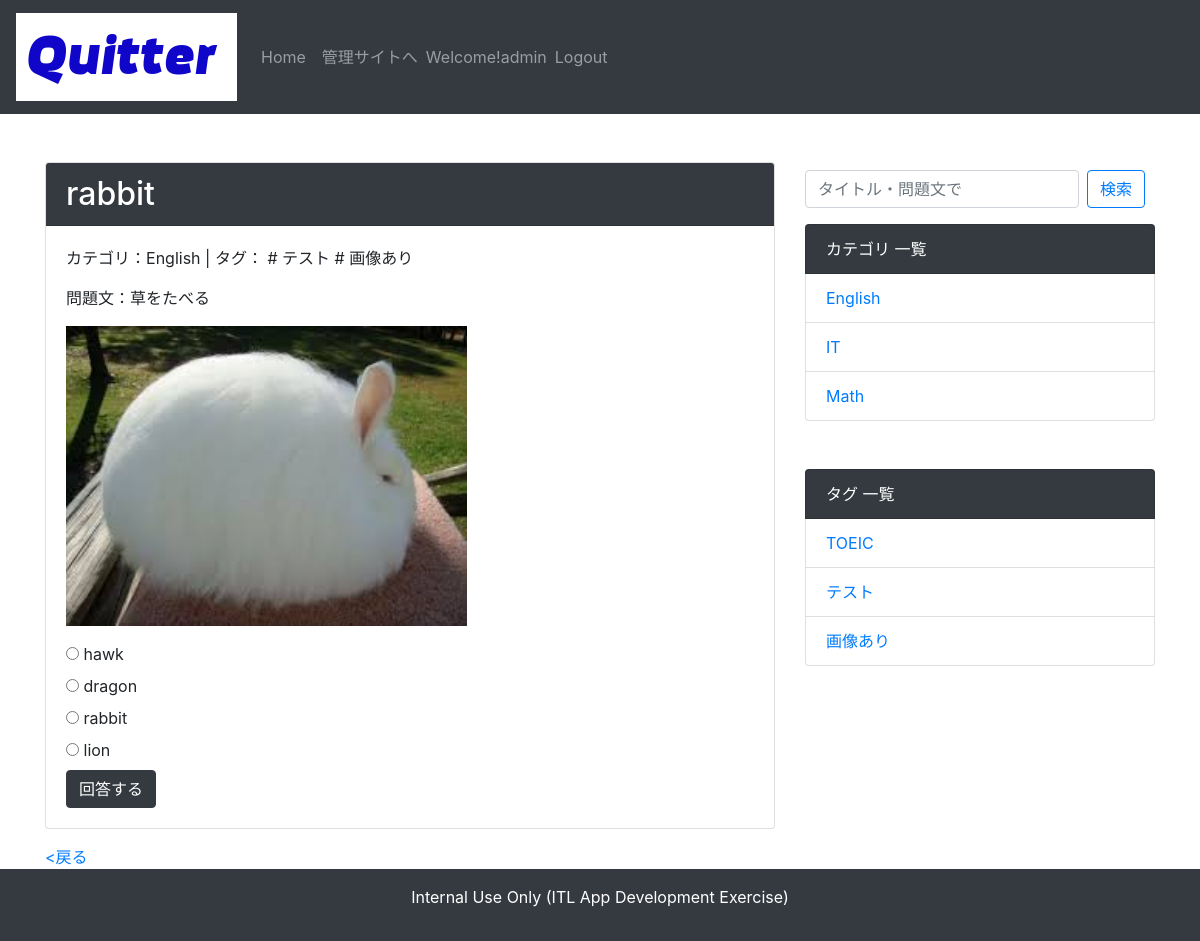
The page /quiz/detail/2 (signed in) on the database its author committed.
### account/models.py (models this page shows)
class User(AbstractUser):
    pass

### quiz/models.py (models this page shows, shortened)
class Quiz(models.Model):
    QUIZ_CHOICES = (
        ('a', 'a'), ('b', 'b'), ('c', 'c'), ('d', 'd')
        )
    author = models.ForeignKey(User,verbose_name='作成者',on_delete=models.CASCADE)
    title = models.CharField('タイトル', max_length=255)
    text = models.TextField('問題文')
    image = models.ImageField('画像', upload_to='img', blank=True, null=True)
    category = models.ForeignKey(Category, verbose_name='カテゴリ', blank=True, on_delete=models.PROTECT)
    tag = models.ManyToManyField(Tag, verbose_name='タグ', blank=True)
    choice_a = models.CharField('選択肢a', max_length=255)
    choice_b = models.CharField('選択肢b', max_length=255)
    choice_c = models.CharField('選択肢c', max_length=255)
    choice_d = models.CharField('選択肢d', max_length=255)
    correct_answer = models.CharField('正解', choices=QUIZ_CHOICES, max_length=1)
    explanation = models.TextField('解説', blank=True)
    created_at = models.DateTimeField('問題更新日', default=timezone.now)

class Category(models.Model):
    name = models.CharField('カテゴリ名', max_length=255)
    def __str__(self):
        return self.name

class Tag(models.Model):
    name = models.CharField('タグ名', max_length=255)
    def __str__(self):
        return self.name

### quiz/views.py (the view)
# urls.py: path('detail/<int:quiz_pk>', views.detail, name='detail'),
@login_required
def detail(request, quiz_pk):
    quiz = get_object_or_404(Quiz, pk=quiz_pk)
    context = {'quiz': quiz}
    return render(request, 'quiz/detail.html', context)

### quiz/context_processors.py (called while the page is built)
def common(request):
    context = {
        'category_list':Category.objects.all(),
        'tag_list':Tag.objects.all()
    }
    return context

### templates/quiz/detail.html (shortened to what this page needs)
{% extends 'base.html' %}
{% load static %}
{% block content %}
<div class="card mb-3">
<h2 class="card-header bg-dark text-white">{{quiz.title}}</h2>
    <div class="card-body">
        <p>カテゴリ：{{ quiz.category }} | タグ：{% for tag in quiz.tag.all %} # {{ tag }}{% endfor %}</p>
        <p>問題文：{{ quiz.text|linebreaksbr }}</p>
        {% if quiz.image %}<p><img src="{{ quiz.image.url }}" height=300></p>{% endif %}
        <form action="{% url 'quiz:answer' quiz.pk %}" method="post">{% csrf_token %}
            <input type="radio" name="selected" id="choice_a" value="a">
            <label for="choice_a">{{ quiz.choice_a }}</label><br>
            <input type="radio" name="selected" id="choice_b" value="b">
            <label for="choice_b">{{ quiz.choice_b }}</label><br>
            <input type="radio" name="selected" id="choice_c" value="c">
            <label for="choice_c">{{ quiz.choice_c }}</label><br>
            <input type="radio" name="selected" id="choice_d" value="d">
            <label for="choice_d">{{ quiz.choice_d }}</label><br>
            <button type="submit" class='btn btn-dark'>回答する</button>
        </form>
    </div>
</div>
<div>
    <a href="JavaScript:history.back()">&lt;戻る</a>
</div>
{% endblock content %}

### templates/base.html (shortened to what this page needs)
<!doctype html>
{% load static %}
<html lang="ja">
<head>
    <link rel="stylesheet" href="https://stackpath.bootstrapcdn.com/bootstrap/4.5.0/css/bootstrap.min.css">
</head>
<body>
    <nav class="navbar navbar-expand-lg navbar-dark bg-dark">
        <a class="navbar-brand" href="{% url 'quiz:index' %}">
            <img src="{% static 'img/quitter.png' %}" alt="logo">
        </a>
        <div class="collapse navbar-collapse justify-content-end" id="navbarSupportedContent">
            <ul class="navbar-nav mr-auto">
                <li class="nav-item">
                    <a class="nav-link" href="{% url 'quiz:index' %}">Home</a>
                </li>
                {% if user.is_superuser %}
                <li class="nav-item">
                    <a class="nav-link" href="{% url 'admin:index' %}">管理サイトへ</a>
                </li>
                {% endif %}
                {% if user.is_authenticated %}
                <li class="nav-item">
                    <span class="navbar-text">Welcome!{{ user }}</span>
                </li>
                <li class="nav-item">
                    <a class="logout nav-link" href="{% url 'account:logout' %}">Logout</a>
                </li>
                {% endif %}
            </ul>
        </div>
    </nav>
<div class="container mt-5">
    <div class="row">
        <div class="col-md-8">
        {% block content %}
        {% endblock content %}
        </div>
        <div class="col-md-4">
            <ul class="list-group mt-2 mb-3">
                <form class="form-inline my-2 my-lg-0" method="GET" action="{% url 'quiz:list' %}">
                    <input class="form-control mr-sm-2" type="text" placeholder="タイトル・問題文で" aria-label="Search" name="keyword">
                    <button class="btn btn-outline-primary my-2 my-sm-0" type="submit">検索</button>
                </form>
            </ul>
            <ul class="list-group mb-5">
                <li class="list-group-item bg-dark text-white">カテゴリ 一覧</li>
                {% for category in category_list %}
                    <li class="list-group-item"><a href="{% url 'quiz:category' category.pk %}">{{ category }}</a></li>
                {% endfor %}
            </ul>
            <ul class="list-group">
                <li class="list-group-item bg-dark text-white">タグ 一覧</li>
                {% for tag in tag_list %}
                    <li class="list-group-item"><a href="{% url 'quiz:tag' tag.pk %}">{{ tag }}</a></li>
                {% endfor %}
            </ul>
        </div>
    </div>
</div>
<footer class="bg-dark text-white text-center py-3">
    <p>Internal Use Only (ITL App Development Exercise)</p>
</footer>
</body>
</html>

### rows shown on the page
User: username "admin"
Quiz: title "rabbit", category "English", text "草をたべる", image (picture), choice_a "hawk", choice_b "dragon", choice_c "rabbit", choice_d "lion"
Tag: name "テスト"
Tag: name "画像あり"
Category: name "English"
Category: name "IT"
Category: name "Math"
Tag: name "TOEIC"
